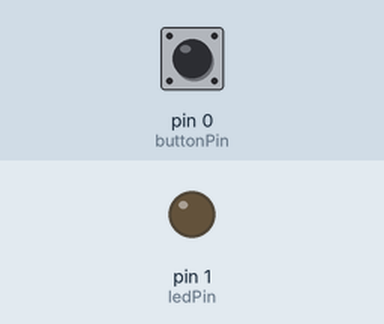
Simulated run of this sketch. Board: Arduino Uno, built with avr-gcc and run on an emulated ATmega328P. Parts: output pins drawn as LEDs (lit = HIGH). The inputs (shaded band) are chosen by the test bench; at power-on: pin 0 (buttonPin) LOW.

Above: at 1.2 s.
1.3 s: pin 0 (buttonPin) pulled HIGH for 0.15 s
At 1.6 s:
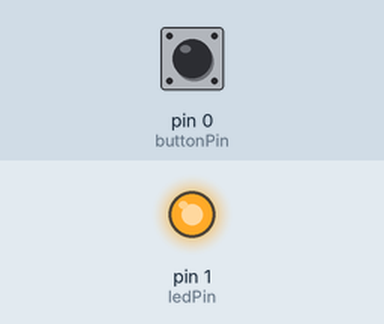
3.8 s: pin 0 (buttonPin) pulled HIGH for 3.2 s
At 8.5 s:
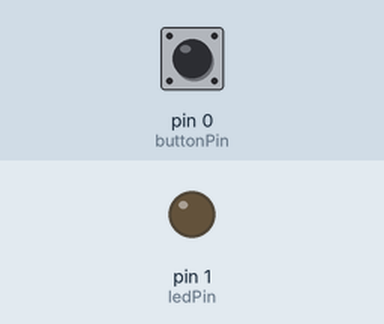
Timing chart, 0 to 10.0 s (numbered marks = the images above; inputs shaded):
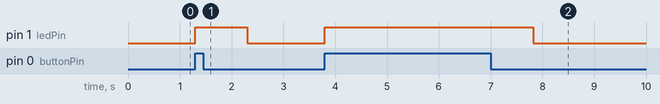

The sketch:

Emergency_Belt.ino
```cpp
/* September 9, 2018
 * Itext Sila(Emergency Belt) - Project in Microprocessors CPE--006
 * Members:
 * Cabug-Os, Mark Jetro
 * Chua, Royce
 * Dumlao, Jhay
 * Garcia, Raul
 */

#include <SoftwareSerial.h>
#define RX 3
#define TX 4

int ledPin = 1;
int buttonPin = 0;
int buttonState = 0;
// the setup function runs once when you press reset or power the board

SoftwareSerial Serial(RX, TX);
String data;

void setup() {
  // initialize digital pin LED_BUILTIN as an output.
 pinMode(buttonPin, INPUT);
 pinMode(ledPin, OUTPUT);
 Serial.begin(9600);
}

// the loop function runs over and over again forever
void loop() {
 buttonState = digitalRead(buttonPin);
// while (Serial.available())
//  {
//    delay(10);
//    char c = Serial.read();
//    data += c;
//  }

 if(buttonState == HIGH){
  //send data

  digitalWrite(ledPin, HIGH);
  Serial.println("HIGH");
  delay(1000);
 }
 else{
  //Do not transmit data
  digitalWrite(ledPin, LOW);
 }
}
```

Measured:
- after the input at 1.3 s, pin 1 (ledPin): LOW → HIGH at once, → LOW 1.0 s later
- after the input at 3.8 s, pin 1 (ledPin): LOW → HIGH at once, → LOW 4.0 s later
